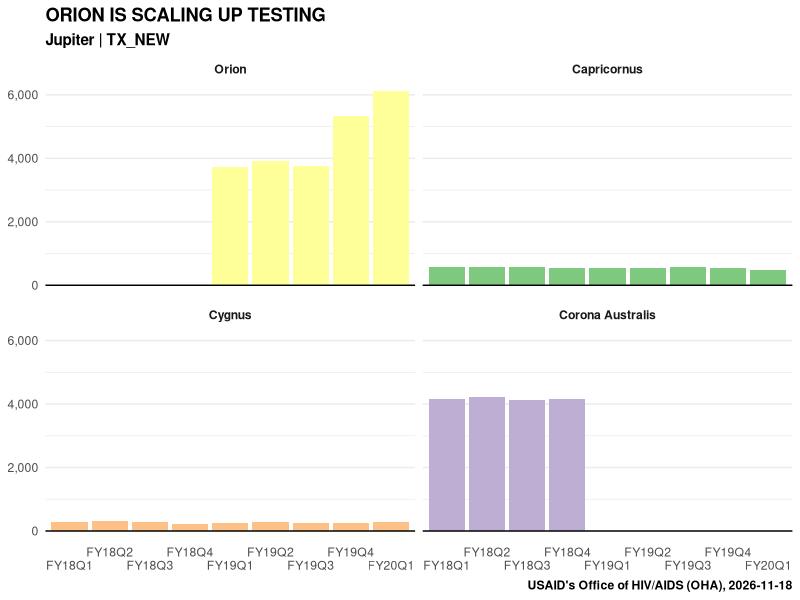
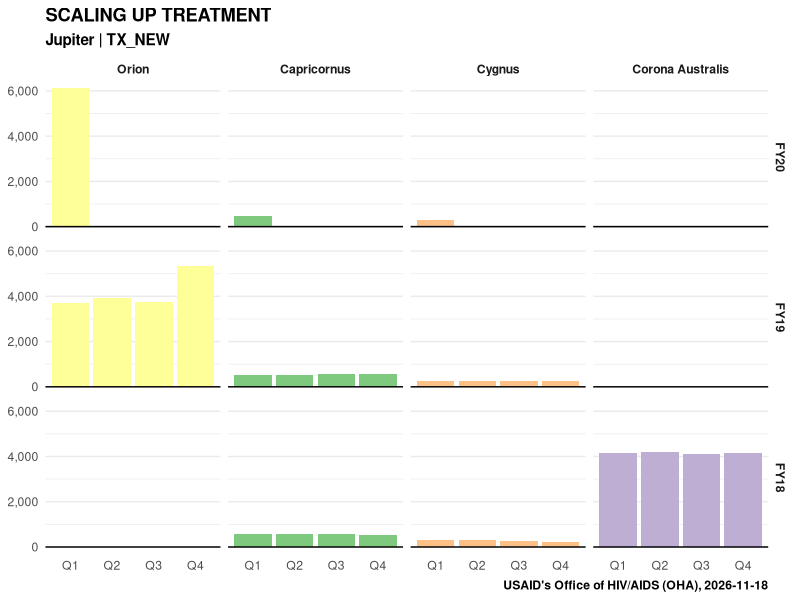

Write R code to recreate these figures, in order.
## ---- chunk 1
library(tidyverse)
library(readxl)
library(scales)
library(lubridate)
library(RColorBrewer)
## ---- chunk 2
jupiter_data <- read_csv("./FY20Q1_Jupiter_TXNEW.csv")

## ---- chunk 3
head(jupiter_data)
## ---- chunk 4
glimpse(jupiter_data)
## ---- chunk 5
jupiter_data %>% 
  distinct(primepartner)
## ---- chunk 6
jupiter_data %>% 
  distinct(period)
## ---- chunk 7
jupiter_data <- jupiter_data %>% 
  separate(period, into=c("fiscal_year", "rep_qtr"), sep = 4, remove = FALSE)
## ---- chunk 8
jupiter_data %>% head()
## ---- chunk 9
jupiter_data %>% 
  distinct(fiscal_year)
## ---- chunk 10
jupiter_data %>% 
  distinct(rep_qtr)
## ---- chunk 11
jupiter_data %>% 
  group_by(primepartner, fiscal_year, rep_qtr) %>% 
  tally() %>% 
  filter(n < 1)
## ---- chunk 12
jupiter_data %>% 
  arrange(primepartner) %>% 
  ggplot(aes(x=period, y=val)) +
  geom_col(aes(fill=primepartner), show.legend = FALSE) +
  scale_x_discrete(labels = function(labels) {
    fixedLabels <- c()
    for (l in 1:length(labels)) {
      fixedLabels[l] <- paste0(ifelse(l %% 2 == 0, '', '\n'), labels[l])
    }
    return(fixedLabels)
  }) +
  scale_y_continuous(labels = comma) +
  scale_fill_brewer(palette = "Accent") +
  geom_hline(yintercept = 0, size = .5) +
  facet_wrap(~ factor(primepartner, levels = c("Orion","Capricornus","Cygnus","Corona Australis")), nrow = 2) +
  labs(title = "ORION IS SCALING UP TESTING", 
       subtitle = "Jupiter | TX_NEW",
       caption = paste0("USAID's Office of HIV/AIDS (OHA), ", today()),
       x = NULL, 
       y = NULL) +
  theme_minimal() +
  theme(panel.grid.minor.x = element_blank(),
        panel.grid.major.x = element_blank(),
        strip.text.x = element_text(face = "bold"),
        title = element_text(face = "bold"))
## ---- chunk 13
jupiter_data %>% 
  ggplot(aes(x=rep_qtr, y=val)) +
  geom_col(aes(fill=primepartner), show.legend = FALSE) +
  geom_hline(yintercept = 0, size = .5) +
  scale_y_continuous(labels = comma) +
  scale_fill_brewer(palette = "Accent") +
  facet_grid(factor(fiscal_year, levels = c("FY20", "FY19", "FY18")) ~ factor(primepartner, levels = c("Orion","Capricornus","Cygnus","Corona Australis"))) +
  labs(title = "SCALING UP TREATMENT", 
       subtitle = "Jupiter | TX_NEW",
       caption = paste0("USAID's Office of HIV/AIDS (OHA), ", today()),
       x = NULL, 
       y = NULL) +
  theme_minimal() +
  theme(panel.grid.minor.x = element_blank(),
        panel.grid.major.x = element_blank(),
        strip.text = element_text(face = "bold"),
        title = element_text(face = "bold"))
